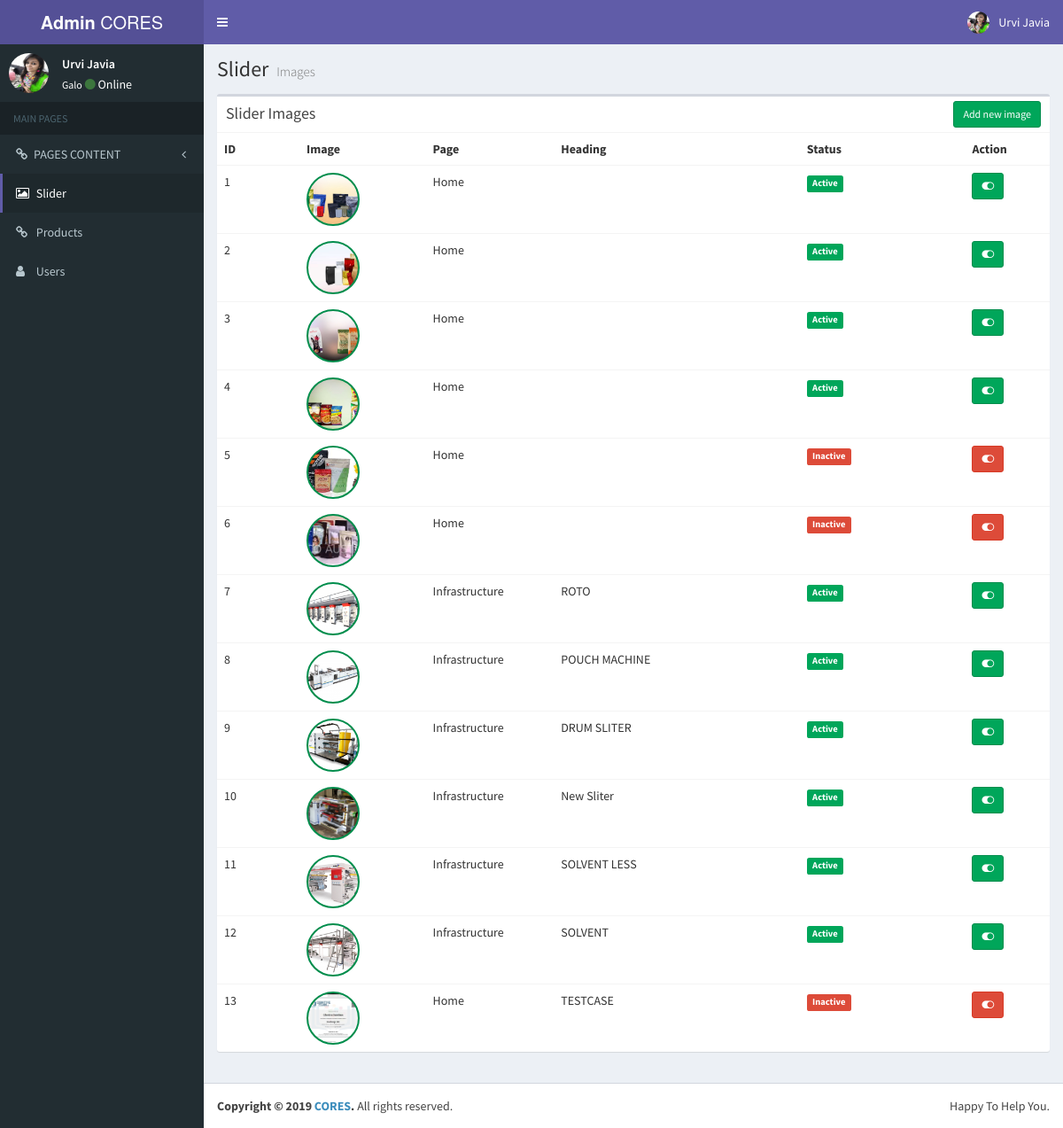
Screenshot of /admin/slider.php (signed in) with the database file from the repository.
### tables this page shows
CREATE TABLE `slider` (
  `id` int(2) NOT NULL,
  `page_id` int(2) NOT NULL,
  `image` varchar(255) NOT NULL,
  `Hading` varchar(50) DEFAULT NULL,
  `Page_location` varchar(20) NOT NULL COMMENT '1 Home',
  `status` int(2) NOT NULL DEFAULT '1' COMMENT '0->inactive, 1->active'
);

### admin/slider.php (the view, shortened to what this page needs)
<?php
include("header.php");
?>
<div class="content-wrapper">
    <section class="content-header">
        <h1>
            Slider
            <small>Images</small>
        </h1>
    </section>
    <section class="content container-fluid">
        <div class="row">
            <div class="col-xs-12">
                <div class="box">
                    <div class="box-header">
                        <h3 class="box-title">Slider Images</h3>
                        <div class="box-tools">
                            <div class="box-tools">
                                <button class="btn btn-success btn-sm" data-toggle="modal" data-target="#modal-new-event">Add new image</button>
                            </div>
                        </div>
                    </div>
                    <div class="box-body table-responsive no-padding">
                        <table class="table table-hover">
                            <tbody>
                                <tr>
                                    <th width="100px">ID</th>
                                    <th width="150px">Image</th>
                                    <th width="150px">Page</th>
                                    <th width="300px">Heading</th>
                                    <th width="200px">Status</th>
                                    <th width="100px">Action</th>
                                </tr>
                                <?php
$qry = "SELECT * FROM slider WHERE page_id = 1 or page_id = 5";
$result = $con->query($qry);
if($result->num_rows > 0){
	while($row = $result->fetch_assoc()){
?>
                                <tr>
                                    <td><?php echo $row['id']; ?></td>
                                    <td>
                                        <div class="img-circle img-slider" style="background-image:url('../images/slider/<?php echo $row['image']; ?>');"></div>
                                    </td>
                                    <td><?php echo $row['Page_location'];?></td>
                                    <td><?php echo $row['Hading'];?></td>
                                    <td><?php
	if($row['status'])
		echo '<span class="label label-success">Active</span>';
	else
		echo '<span class="label label-danger">Inactive</span>';
	?></td>
                                    <td>
                                        <?php
	if($row['status'])
    {
		echo '<a href="apis/sliderImages.php?sid='.$row['id'].'&del=true" class="btn btn-sm btn-success"><i class="fa fa-toggle-on"></i></a>';
    }
	else
		echo '<a href="apis/sliderImages.php?sid='.$row['id'].'&rev=true" class="btn btn-sm btn-danger"><i class="fa fa-toggle-on"></i></a>';
	?></td>
                                </tr>
                                <?php
	}
}
?>
                            </tbody>
                        </table>
                    </div>
                </div>
            </div>
        </div>
    </section>
</div>
<?php
include("footer.php");
?>

### admin/css/style.css (style rules this page uses)
.img-slider { width:60px; height:60px; background-size:cover; background-position:center center; border: 2px solid #008d4c; }

### rows the page displays
slider: id "1", image (picture), Page_location "Home", status "Active"
slider: id "2", image (picture), Page_location "Home", status "Active"
slider: id "3", image (picture), Page_location "Home", status "Active"
slider: id "4", image (picture), Page_location "Home", status "Active"
slider: id "5", image (picture), Page_location "Home", status "Inactive"
slider: id "6", image (picture), Page_location "Home", status "Inactive"
slider: id "7", image (picture), Page_location "Infrastructure", Hading "ROTO", status "Active"
slider: id "8", image (picture), Page_location "Infrastructure", Hading "POUCH MACHINE", status "Active"
slider: id "9", image (picture), Page_location "Infrastructure", Hading "DRUM SLITER", status "Active"
slider: id "10", image (picture), Page_location "Infrastructure", Hading "New Sliter", status "Active"
slider: id "11", image (picture), Page_location "Infrastructure", Hading "SOLVENT LESS", status "Active"
slider: id "12", image (picture), Page_location "Infrastructure", Hading "SOLVENT", status "Active"
slider: id "13", image (picture), Page_location "Home", Hading "TESTCASE", status "Inactive"

### other values shown
$_SESSION['name'] "Urvi Javia"
$_SESSION['role'] "Galo"
